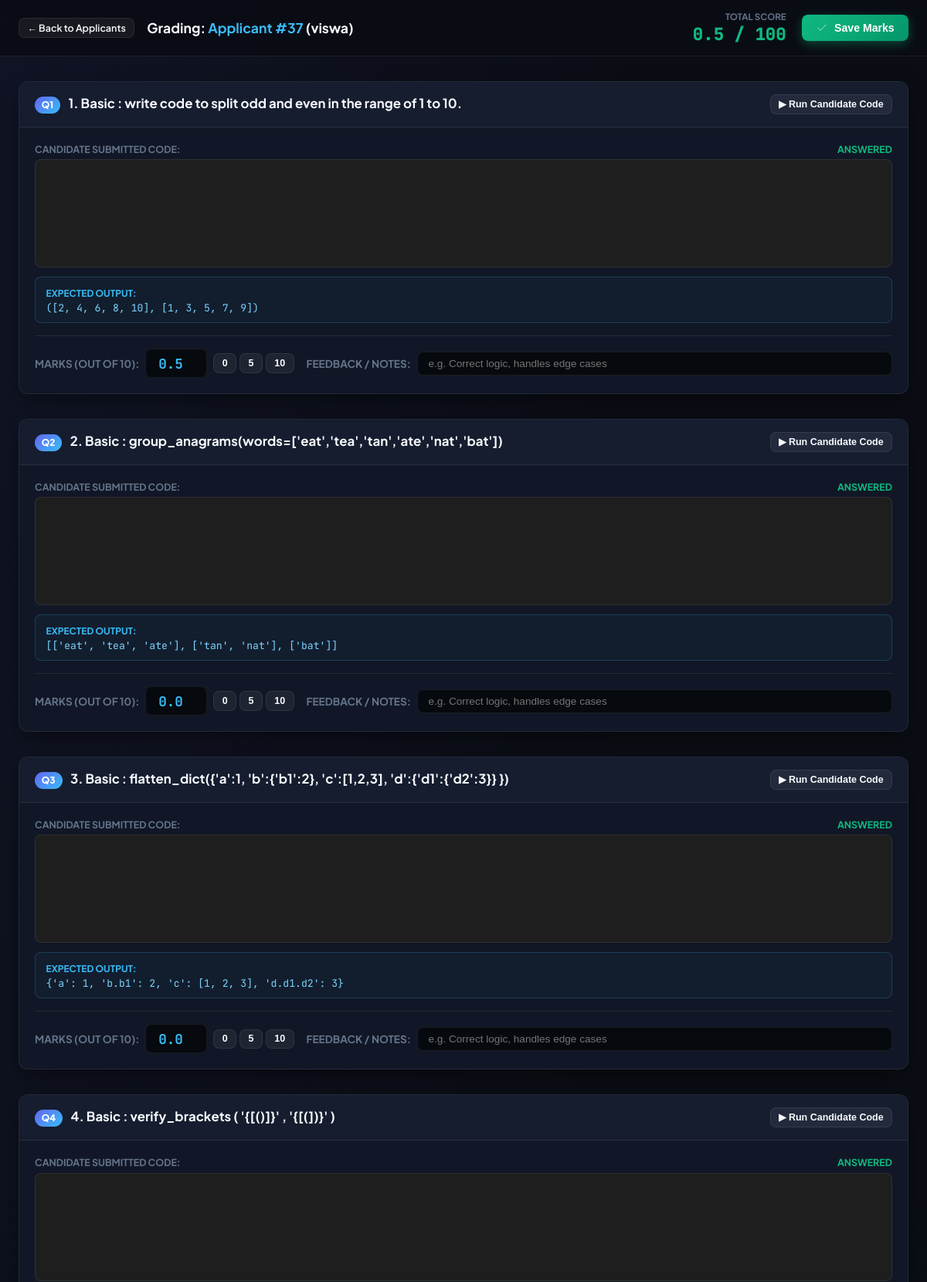
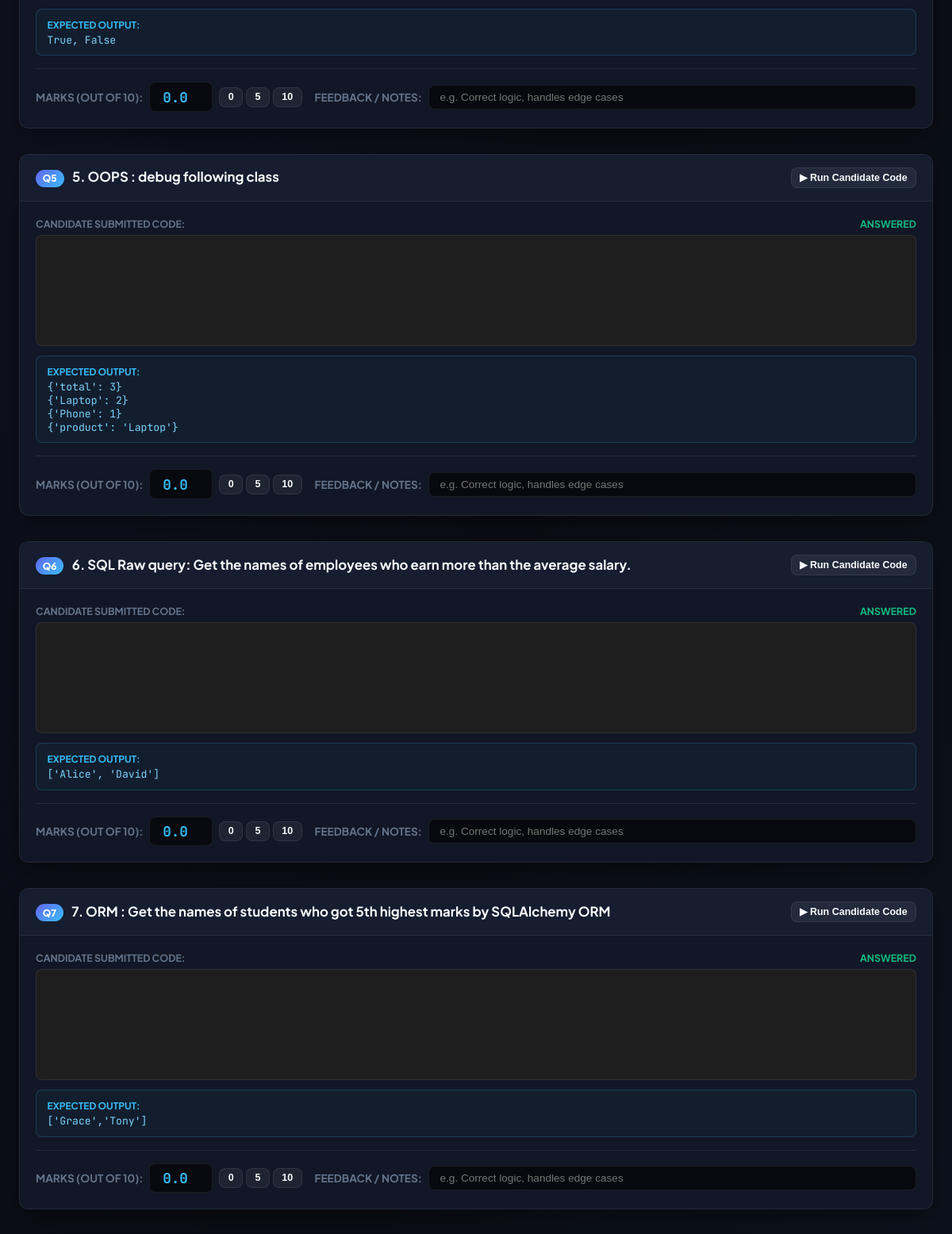
Page /admin/grade/37 (upper part) on the committed database (2 pictures, top to bottom).
### tables this page shows
CREATE TABLE applicants (
            id INTEGER PRIMARY KEY AUTOINCREMENT,
            name TEXT DEFAULT 'xxxx',
            created_at TIMESTAMP DEFAULT CURRENT_TIMESTAMP
        , status TEXT DEFAULT 'In Progress', total_marks REAL DEFAULT 0.0, overall_feedback TEXT, submitted_at TIMESTAMP);

CREATE TABLE answers (
            applicant_id INTEGER,
            question_id INTEGER,
            code TEXT,
            updated_at TIMESTAMP DEFAULT CURRENT_TIMESTAMP, marks REAL, notes TEXT,
            PRIMARY KEY (applicant_id, question_id)
        );

### app.py (the view)
@app.route('/admin/grade/<int:applicant_id>')
def admin_grade(applicant_id):
    conn = sqlite3.connect(DB_PATH, timeout=20.0)
    conn.row_factory = sqlite3.Row
    cursor = conn.cursor()
    applicant = cursor.execute('SELECT * FROM applicants WHERE id = ?', (applicant_id,)).fetchone()
    if not applicant:
        conn.close()
        return redirect(url_for('admin_dashboard'))
    answer_rows = cursor.execute('SELECT * FROM answers WHERE applicant_id = ?', (applicant_id,)).fetchall()
    answers_by_qid = {r['question_id']: dict(r) for r in answer_rows}
    conn.close()
    grading_questions = []
    total_assigned_marks = 0
    for q in QUESTIONS:
        ans = answers_by_qid.get(q['id'], {})
        submitted_code = ans.get('code', '')
        marks = ans.get('marks')
        notes = ans.get('notes', '')
        if marks is not None:
            total_assigned_marks += marks
        grading_questions.append({
            'id': q['id'],
            'title': q['title'],
            'expected_output': q['expected_output'],
            'submitted_code': submitted_code,
            'marks': marks,
            'notes': notes,
            'is_answered': bool(submitted_code and submitted_code.strip())
        })
    return render_template(
        'admin_grade.html',
        applicant=applicant,
        questions=grading_questions,
        total_assigned_marks=total_assigned_marks,
        max_possible_marks=len(QUESTIONS) * 10
    )

### templates/admin_grade.html (shortened to what this page needs)
<!DOCTYPE html>
<html lang="en" data-theme="dark">
<head>
</head>
<body>
    <header class="header">
        <div class="container header-content">
            <div style="display: flex; align-items: center; gap: 1rem;">
                <a href="{{ url_for('admin_dashboard') }}" class="btn btn-secondary btn-sm">
                    &larr; Back to Applicants
                </a>
                <div style="font-weight: 700; font-size: 1.1rem;">
                    Grading: <span style="color: var(--accent-cyan);">Applicant #{{ applicant.id }}</span> ({{
                    applicant.name }})
                </div>
            </div>
            <div style="display: flex; align-items: center; gap: 1.25rem;">
                <div style="text-align: right;">
                    <div
                        style="font-size: 0.72rem; color: var(--text-dim); text-transform: uppercase; font-weight: 700;">
                        Total Score</div>
                    <div
                        style="font-family: 'JetBrains Mono', monospace; font-size: 1.4rem; font-weight: 800; color: var(--accent-emerald);">
                        <span id="live-total-marks">{{ total_assigned_marks }}</span> / {{ max_possible_marks }}
                    </div>
                </div>
                <button class="btn btn-success" onclick="saveAllGrades()">
                    <svg width="16" height="16" fill="none" stroke="currentColor" viewBox="0 0 24 24">
                        <polyline points="20 6 9 17 4 12"></polyline>
                    </svg>
                    Save Marks
                </button>
            </div>
        </div>
    </header>
    <main class="container" style="margin-top: 2rem; padding-bottom: 4rem;">
        {% for q in questions %}
        <div class="card" id="q-card-{{ q.id }}">
            <div class="card-header">
                <div style="display: flex; align-items: baseline; gap: 0.65rem;">
                    <span
                        style="background: linear-gradient(135deg, var(--accent-primary), var(--accent-cyan)); color: #fff; font-size: 0.75rem; font-weight: 800; padding: 0.2rem 0.55rem; border-radius: 9999px;">
                        Q{{ q.id }}
                    </span>
                    <strong style="font-size: 1.05rem;">{{ q.title }}</strong>
                </div>
                <div style="display: flex; align-items: center; gap: 0.75rem;">
                    <button type="button" class="btn btn-secondary btn-sm" onclick="runCandidateCode({{ q.id }})">
                        ▶ Run Candidate Code
                    </button>
                </div>
            </div>
            <div class="card-body">
                <div
                    style="font-size: 0.78rem; text-transform: uppercase; color: var(--text-dim); font-weight: 700; margin-bottom: 0.35rem; display: flex; justify-content: space-between;">
                    <span>Candidate Submitted Code:</span>
                    {% if q.is_answered %}
                    <span style="color: var(--accent-emerald);">Answered</span>
                    {% else %}
                    <span style="color: var(--accent-amber);">Not Answered</span>
                    {% endif %}
                </div>
                <div id="editor_{{ q.id }}" class="monaco-box"></div>
                {% if q.expected_output %}
                <div
                    style="margin-top: 0.75rem; background: rgba(56, 189, 248, 0.04); border: 1px solid rgba(56, 189, 248, 0.2); border-radius: var(--radius-sm); padding: 0.65rem 0.85rem; font-size: 0.85rem;">
                    <strong style="color: var(--accent-cyan); font-size: 0.75rem; text-transform: uppercase;">Expected
                        Output:</strong>
                    <pre
                        style="font-family: 'JetBrains Mono', monospace; color: #7dd3fc; white-space: pre-wrap; margin-top: 0.2rem; font-size: 0.82rem;">{{ q.expected_output }}</pre>
                </div>
                {% endif %}
                <div
                    style="margin-top: 1rem; padding-top: 1rem; border-top: 1px solid var(--border-color); display: flex; align-items: center; gap: 1rem; flex-wrap: wrap;">
                    <div style="display: flex; align-items: center; gap: 0.5rem;">
                        <label
                            style="font-size: 0.85rem; font-weight: 700; text-transform: uppercase; color: var(--text-dim);">Marks
                            (out of 10):</label>
                        <input type="number" min="0" max="10" step="0.5" class="marks-input q-mark-input"
                            data-qid="{{ q.id }}" value="{{ q.marks if q.marks is not none else '' }}" placeholder="0">
                        <div style="display: flex; gap: 0.25rem;">
                            <button type="button" class="btn btn-secondary btn-sm"
                                onclick="setMark({{ q.id }}, 0)">0</button>
                            <button type="button" class="btn btn-secondary btn-sm"
                                onclick="setMark({{ q.id }}, 5)">5</button>
                            <button type="button" class="btn btn-secondary btn-sm"
                                onclick="setMark({{ q.id }}, 10)">10</button>
                        </div>
                    </div>
                    <div style="display: flex; align-items: center; gap: 0.5rem; flex: 1; min-width: 260px;">
                        <label
                            style="font-size: 0.85rem; font-weight: 700; text-transform: uppercase; color: var(--text-dim);">Feedback
                            / Notes:</label>
                        <input type="text" class="notes-input q-note-input" data-qid="{{ q.id }}" value="{{ q.notes }}"
                            placeholder="e.g. Correct logic, handles edge cases">
                    </div>
                </div>
            </div>
        </div>
        {% endfor %}
    </main>
</body>
</html>

### templates/admin_grade.html (style rules this page uses)
:root { --bg-body: #0a0d14; --bg-card: #111726; --bg-card-header: #151d2f; --border-color: rgba(255, 255, 255, 0.08); --text-main: #f8fafc; --text-muted: #94a3b8; --text-dim: #64748b; --accent-primary: #6366f1; --accent-cyan: #38bdf8; --accent-emerald: #10b981; --accent-amber: #f59e0b; --accent-rose: #f43f5e; --terminal-bg: #06090e; --terminal-border: #1a2234; --shadow-card: 0 10px 30px -5px rgba(0, 0, 0, 0.5); --radius-sm: 8px; --radius-md: 12px; --radius-full: 9999px; --transition: all 0.2s cubic-bezier(0.4, 0, 0.2, 1); }
* { box-sizing: border-box; margin: 0; padding: 0; }
body { font-family: 'Plus Jakarta Sans', sans-serif; background-color: var(--bg-body); color: var(--text-main); min-height: 100vh; background-image: radial-gradient(at 0% 0%, rgba(99, 102, 241, 0.08) 0px, transparent 50%), radial-gradient(at 100% 100%, rgba(56, 189, 248, 0.06) 0px, transparent 50%); background-attachment: fixed; }
.header { background: rgba(10, 13, 20, 0.9); backdrop-filter: blur(16px); border-bottom: 1px solid var(--border-color); padding: 0.85rem 0; position: sticky; top: 0; z-index: 1000; }
.container { max-width: 1240px; margin: 0 auto; padding: 0 1.5rem; }
.header-content { display: flex; align-items: center; justify-content: space-between; gap: 1rem; flex-wrap: wrap; }
.btn { display: inline-flex; align-items: center; justify-content: center; gap: 0.5rem; padding: 0.55rem 1.15rem; border-radius: var(--radius-sm); font-size: 0.88rem; font-weight: 600; cursor: pointer; border: none; transition: var(--transition); text-decoration: none; line-height: 1; }
.btn-success { background: linear-gradient(135deg, #10b981, #059669); color: #ffffff; box-shadow: 0 4px 14px rgba(16, 185, 129, 0.35); }
.btn-secondary { background: rgba(255, 255, 255, 0.06); color: var(--text-main); border: 1px solid var(--border-color); }
.btn-sm { padding: 0.35rem 0.65rem; font-size: 0.78rem; }
.card { background: var(--bg-card); border: 1px solid var(--border-color); border-radius: var(--radius-md); margin-bottom: 2rem; box-shadow: var(--shadow-card); overflow: hidden; }
.card-header { background: var(--bg-card-header); border-bottom: 1px solid var(--border-color); padding: 1rem 1.25rem; display: flex; align-items: center; justify-content: space-between; gap: 1rem; flex-wrap: wrap; }
.card-body { padding: 1.25rem; }
.monaco-box { height: 140px; border: 1px solid var(--border-color); border-radius: var(--radius-sm); overflow: hidden; background: #1e1e1e; overscroll-behavior: auto; }
.marks-input { width: 80px; background: #06090e; border: 1px solid var(--border-color); border-radius: var(--radius-sm); color: var(--accent-cyan); font-family: 'JetBrains Mono', monospace; font-weight: 700; font-size: 1.1rem; padding: 0.4rem 0.6rem; text-align: center; outline: none; transition: var(--transition); }
.notes-input { flex: 1; background: #06090e; border: 1px solid var(--border-color); border-radius: var(--radius-sm); color: var(--text-main); font-size: 0.85rem; padding: 0.45rem 0.85rem; outline: none; }

### rows in the picture
applicants: id "37", name "viswa"
answers: id "1", title "1. Basic : write code to split odd and even in the range of 1 to 10.", expected_output "([2, 4, 6, 8, 10], [1, 3, 5, 7, 9])", marks "0.5"
answers: id "2", title "2. Basic : group_anagrams(words=['eat','tea','tan','ate','nat','bat'])", expected_output "[['eat', 'tea', 'ate'], ['tan', 'nat'], ['bat']]", marks "0.0"
answers: id "3", title "3. Basic : flatten_dict({'a':1, 'b':{'b1':2}, 'c':[1,2,3], 'd':{'d1':{'d2':3}} })", expected_output "{'a': 1, 'b.b1': 2, 'c': [1, 2, 3], 'd.d1.d2': 3}", marks "0.0"
answers: id "4", title "4. Basic : verify_brackets ( '{[()]}' , '{[(])}' )", expected_output "True, False", marks "0.0"
answers: id "5", title "5. OOPS : debug following class", expected_output "{'total': 3} {'Laptop': 2} {'Phone': 1} {'product': 'Laptop'}", marks "0.0"
answers: id "6", title "6. SQL Raw query: Get the names of employees who earn more than the average salary.", expected_output "['Alice', 'David']", marks "0.0"
answers: id "7", title "7. ORM : Get the names of students who got 5th highest marks by SQLAlchemy ORM", expected_output "['Grace','Tony']", marks "0.0"

### other values in the picture
{{ total_assigned_marks }} "0.5"
{{ max_possible_marks }} "100"
